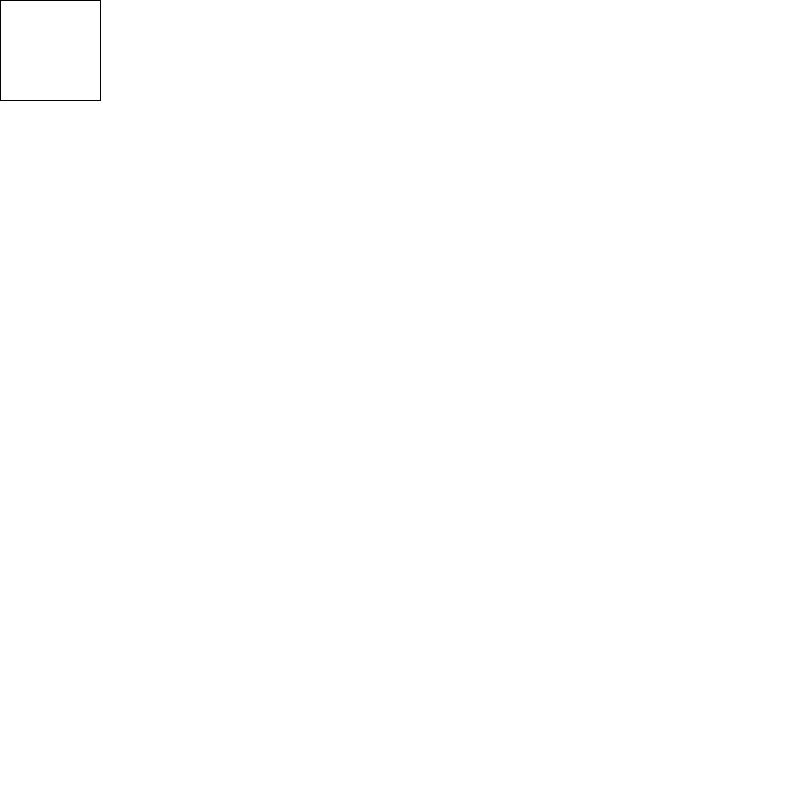
Frame 1 (no input)
Frame 60 (the mouse pressed at the canvas centre just before this capture): identical to frame 1, image omitted
Frame 120 (the mouse held since frame 60 and released just before this capture): blank canvas, image omitted

The Processing sketch that drew this single still picture (run headless with seeded random() and noise(); from frame 60 on, the mouse is pressed at the canvas centre):

// Processing sketch: tutorial_4
// ── tutorial_4.pde
//putting an integer at the top assigns a gloabal variable - useable anywhere in sketch
//create an integer variable called number and assign 50
int ham_hello_myname = 50;

//global variable of float type called "grow"
//assign initial value of 0.5 - need to assign this TO something before it does anything
float grow = 0.5;

void setup() {
  size (800, 800);
}

void draw() {
  background(255);
  //ellipse (x location, y location, width, height);
  ellipse (mouseX, mouseY, grow, grow);
  rect (mouseX, mouseY, ham_hello_myname*2, ham_hello_myname*2);
  grow = grow + 0.2;

  //printing to console
  println ("number" + ham_hello_myname);
  println ("grow" + grow);
}
